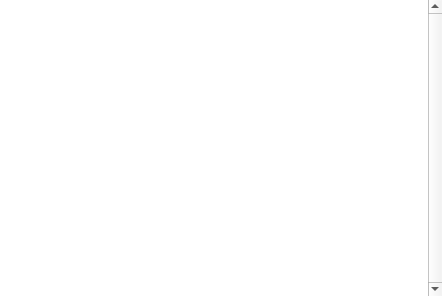
<?xml version="1.0" encoding="UTF-8"?>
<ui version="4.0">
 <class>ConsoleOutput</class>
 <widget class="QDialog" name="ConsoleOutput">
  <property name="geometry">
   <rect>
    <x>0</x>
    <y>0</y>
    <width>442</width>
    <height>296</height>
   </rect>
  </property>
  <property name="windowTitle">
   <string>Dialog</string>
  </property>
  <layout class="QVBoxLayout" name="verticalLayout">
   <property name="spacing">
    <number>0</number>
   </property>
   <property name="margin">
    <number>0</number>
   </property>
   <item>
    <widget class="QPlainTextEdit" name="textConsoleOutput">
     <property name="enabled">
      <bool>true</bool>
     </property>
     <property name="font">
      <font>
       <family>Consolas</family>
       <pointsize>10</pointsize>
       <stylestrategy>PreferDefault</stylestrategy>
      </font>
     </property>
     <property name="acceptDrops">
      <bool>false</bool>
     </property>
     <property name="frameShape">
      <enum>QFrame::NoFrame</enum>
     </property>
     <property name="frameShadow">
      <enum>QFrame::Sunken</enum>
     </property>
     <property name="verticalScrollBarPolicy">
      <enum>Qt::ScrollBarAlwaysOn</enum>
     </property>
     <property name="undoRedoEnabled">
      <bool>false</bool>
     </property>
     <property name="readOnly">
      <bool>true</bool>
     </property>
     <property name="plainText">
      <string/>
     </property>
    </widget>
   </item>
  </layout>
 </widget>
 <resources/>
 <connections/>
</ui>
